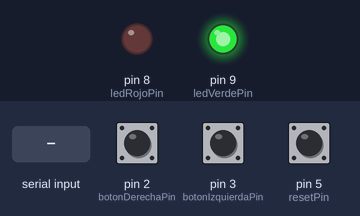
The sketch below on a simulated Arduino Uno, built with avr-gcc and run on an emulated ATmega328P. Shown: output pins drawn as LEDs (lit = HIGH). Inputs (shaded band) come from the test bench; at power-on: pin 2 (botonDerechaPin) HIGH, pin 3 (botonIzquierdaPin) HIGH, pin 5 (resetPin) HIGH.

Above: at 1.2 s.
1.3 s: "3" received over Serial
At 1.8 s:
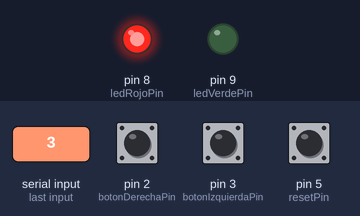
3.8 s: "4" received over Serial
At 4.3 s:
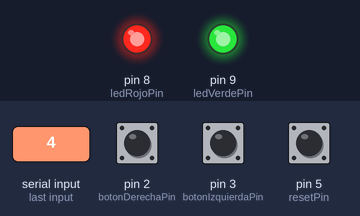
Timing chart, 0 to 6.8 s (numbered marks = the images above; inputs shaded):
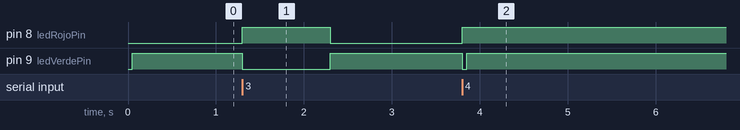

Measured:
- after the input at 1.3 s, pin 8 (ledRojoPin): LOW → HIGH at once, → LOW 1.0 s later; pin 9 (ledVerdePin): HIGH → LOW at once, → HIGH 1.0 s later
- after the input at 3.8 s, pin 8 (ledRojoPin): LOW → HIGH at once; pin 9 (ledVerdePin): HIGH → LOW at once, → HIGH 0.05 s later

The sketch:

sketch7.ino
```cpp
const int botonDerechaPin = 2;
const int botonIzquierdaPin = 3;
const int resetPin = 5;
const int ledRojoPin = 8;
const int ledVerdePin = 9;

void setup() {
  Serial.begin(9600);
  pinMode(botonDerechaPin, INPUT_PULLUP);
  pinMode(botonIzquierdaPin, INPUT_PULLUP);
   pinMode(resetPin, INPUT_PULLUP);
  pinMode(ledRojoPin, OUTPUT);
  pinMode(ledVerdePin, OUTPUT);
}

void loop() {
  if (digitalRead(botonDerechaPin) == LOW) {
    Serial.write('1');  // Enviar señal para mover la barra a la derecha
  } else if (digitalRead(botonIzquierdaPin) == LOW) {
    Serial.write('2');  // Enviar señal para mover la barra a la izquierda
  }

if (digitalRead(resetPin) == LOW) {
    Serial.write('5');
  }

  delay(50);  // Evitar rebotes

   digitalWrite(ledVerdePin, HIGH);

  // Leer desde Serial
  if (Serial.available() > 0) {
    char nrorecibido = Serial.read();

    // Lógica para interpretar la señal desde Processing
    switch (nrorecibido) {
      case '3':   //hubo una muerte
        digitalWrite(ledRojoPin, HIGH);
        digitalWrite(ledVerdePin, LOW);
        delay(1000);
        digitalWrite(ledRojoPin, LOW);
        digitalWrite(ledVerdePin, HIGH);
        break;
      case '4':
        // El juego ha terminado
        digitalWrite(ledRojoPin, HIGH);
        digitalWrite(ledVerdePin, LOW);
        break;


    }
  }
}
```
